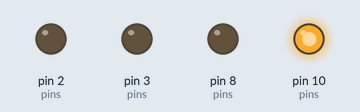
This sketch was run on a simulated Arduino Uno, built with avr-gcc and run on an emulated ATmega328P. Parts: output pins drawn as LEDs (lit = HIGH).

Above: at 0.3 s.
At 1.5 s:
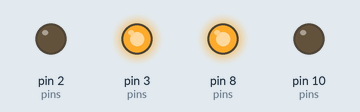
At 2.7 s:
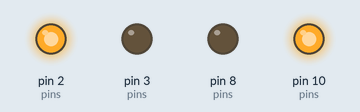
At 3.3 s:
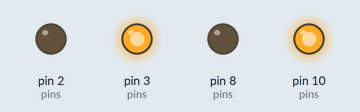
At 4.5 s:
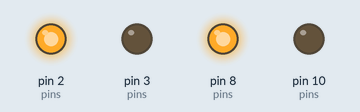
Timing chart, 0 to 5.5 s (numbered marks = the images above):
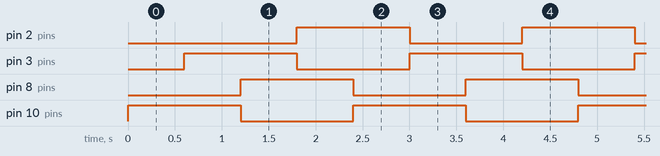

Measured:
- by itself, pin 2 (pins), pin 3 (pins), pin 8 (pins), pin 10 (pins): alternates HIGH for 1.2 s and LOW for 1.2 s

The sketch:

zigzag.ino
```cpp
const int RED = 0;
const int GREEN = 1;
const int BLUE = 2;

const int FIRST = 0;
const int SECOND = 1;
const int THIRD = 2;
const int FOURTH = 3;

int A_ROWS[] = {2, 3, 1, 0};
int A_COLORS[][3] = {
  {0, 1, 3},
  {2, 0, 1},
  {3, 2, 0},
  {1, 3, 2}
};

int B_ROWS[] = {3, 0, 1, 2};
int B_COLORS[][3] = {
  {0, 1, 2},
  {1, 2, 3},
  {2, 3, 0},
  {3, 0, 1}
};


const int num_tentacles = 2;
const int num_pins_per_tentacle = 4;
int default_duration_of_pattern_component = 200;
int pins[num_tentacles][num_pins_per_tentacle] = {
  {1, 2, 3, 5},
  {8, 9, 10, 11}

};

int duration_of_pattern_component[num_tentacles] = {0, 0};
unsigned long start_time_of_pattern_component[num_tentacles] = {0, 0};

const int num_pattern_component_dimensions = 4;
const int INDEX_OF_CATHODE_PIN = 0;
const int INDEX_OF_ANODE_PIN = 1;
const int INDEX_OF_DURATION = 2;
const int INDEX_OF_INSTRUCTION = 3;

const int OFF = -12;
const int ON = 14;
const int LOOP = 22;

const int pattern_length = 4;
int index_of_current_pattern_component[num_tentacles] = {0, 0};
int curr_pattern_component[num_tentacles][num_pattern_component_dimensions] = {
  {0, 1, default_duration_of_pattern_component, ON},
  {0, 1, default_duration_of_pattern_component, ON}
};


//catode index, +1%4=red, +2%4=green, +3%4=blue anodes.
int pattern[num_tentacles][pattern_length][num_pattern_component_dimensions] = {
  {
    {A_ROWS[FIRST], A_COLORS[FIRST][GREEN], 600, ON},
    {A_ROWS[SECOND], A_COLORS[SECOND][GREEN], 600, OFF},
    {A_ROWS[THIRD], A_COLORS[THIRD][GREEN], 600, ON},
    {A_ROWS[FOURTH], A_COLORS[FOURTH][GREEN], 600, OFF}
  },

  {
    {B_ROWS[FIRST], B_COLORS[FIRST][GREEN], 600, OFF},
    {B_ROWS[SECOND], B_COLORS[SECOND][GREEN], 600, ON},
    {B_ROWS[THIRD], B_COLORS[THIRD][GREEN], 600, OFF},
    {B_ROWS[FOURTH], B_COLORS[FOURTH][GREEN], 600, ON}
  }

};


void setup() {

  disconnectAllPins();
}

void disconnectAllPins() {
  for (int j = 0; j < num_tentacles; j++) {
    // put your setup code here, to run once:
    for (int i = 0; i < num_pins_per_tentacle; i++) {
      pinMode(pins[j][i], INPUT);
    }
  }
}


void updateTentaclePatternComponentIfNecessary(int index_of_tentacle) {
  unsigned long current_time = millis();
  if (timeToSwitchPatternComponent(current_time, index_of_tentacle)) {

    disconnectCurrentAnode(index_of_tentacle);
    disconnectCurrentCathode(index_of_tentacle);

    setupNextPatternComponent(index_of_tentacle);
  }
}


void loop() {
  for (int i = 0; i < num_tentacles; i++) {
    updateTentaclePatternComponentIfNecessary(i);
  }
}


bool timeToSwitchPatternComponent(unsigned long curr_time, int index_of_tentacle) {
  unsigned long start_time_of_pattern_component_of_this_tentacle_current_pattern_component = start_time_of_pattern_component[index_of_tentacle];
  int duration_of_this_tentacle_current_pattern_component = duration_of_pattern_component[index_of_tentacle];
  return abs(curr_time - start_time_of_pattern_component_of_this_tentacle_current_pattern_component) >= duration_of_this_tentacle_current_pattern_component;
}

int getActualPinValue(int index_of_tentacle, int pin_type_index) {
  int index_of_pin = curr_pattern_component[index_of_tentacle][pin_type_index];
  int actual_pin_value = pins[index_of_tentacle][index_of_pin];
  return actual_pin_value;
}

void disconnectCurrentAnode(int index_of_tentacle) {
  int pin = getActualPinValue(index_of_tentacle, INDEX_OF_ANODE_PIN);
  disconnect(pin);
}


void disconnectCurrentCathode(int index_of_tentacle) {
  int pin = getActualPinValue(index_of_tentacle, INDEX_OF_CATHODE_PIN);
  disconnect(pin);
}


void setupNextPatternComponent(int index_of_tentacle) {
  setIndexOfNextPatternComponent(index_of_tentacle);
  setNextPatternComponent(index_of_tentacle);


  if (on(index_of_tentacle)) {
    groundCathodeOfCurrentPatternComponent(index_of_tentacle);
    lightupAnodeOfCurrentPatternCathode(index_of_tentacle);
  }


  setCurrentPatternComponentDuration(index_of_tentacle);
  start_time_of_pattern_component[index_of_tentacle] = millis();
}

bool on(int index_of_tentacle) {
  int instruction = curr_pattern_component[index_of_tentacle][INDEX_OF_INSTRUCTION];
  return instruction != OFF;
}


//in c one cannot assign declared arrays to indices in a multidimensional array.
//to get around issue, just assign each dimension separately.
void setNextPatternComponent(int index_of_tentacle) {
  for (int i = 0; i < num_pattern_component_dimensions; i++) {
    curr_pattern_component[index_of_tentacle][i] = pattern[index_of_tentacle][index_of_current_pattern_component[index_of_tentacle]][i];
  }
}

void groundCathodeOfCurrentPatternComponent(int index_of_tentacle) {
  int pin = getActualPinValue(index_of_tentacle, INDEX_OF_CATHODE_PIN);
  makeGround(pin);
}


void lightupAnodeOfCurrentPatternCathode(int index_of_tentacle) {
  int pin = getActualPinValue(index_of_tentacle, INDEX_OF_ANODE_PIN);

  lightUp(pin);
}


void setCurrentPatternComponentDuration(int index_of_tentacle) {
  duration_of_pattern_component[index_of_tentacle] = curr_pattern_component[index_of_tentacle][INDEX_OF_DURATION];
}


void setIndexOfNextPatternComponent(int index_of_tentacle) {
  int current_index = index_of_current_pattern_component[index_of_tentacle];

  if (current_index < pattern_length - 1) {
    index_of_current_pattern_component[index_of_tentacle] = current_index + 1;

  }
  else {
    index_of_current_pattern_component[index_of_tentacle] = 0;
  }
}

void makeGround(int groundPin) {
  pinMode(groundPin, OUTPUT);
  Serial.println(groundPin);
  digitalWrite(groundPin, LOW);
}

void lightUp(int anodePin) {
  pinMode(anodePin, OUTPUT);

  //Serial.println("anode: "+anodePin);
  digitalWrite(anodePin, HIGH);
}


void disconnect(int pin) {
  pinMode(pin, INPUT);
}
```
